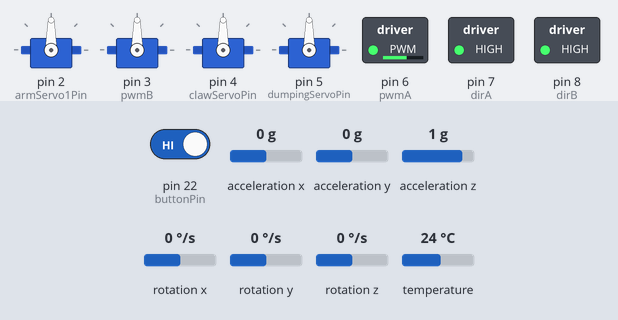
This sketch was run on a simulated Arduino Mega 2560, built with avr-gcc and run on an emulated ATmega2560. Shown: 4 × servo, switched loads named in the sketch (green lamp = pin HIGH). The inputs (shaded band) are chosen by the test bench; at power-on: pin 22 (buttonPin) HIGH, acceleration x 0 g, acceleration y 0 g, acceleration z 1 g, rotation x 0 °/s, rotation y 0 °/s, rotation z 0 °/s, temperature 24 °C. Pins used as bus, display or sensor lines are not drawn.

Above: at 4.0 s.
4.1 s: pin 22 (buttonPin) driven LOW
At 6.1 s:
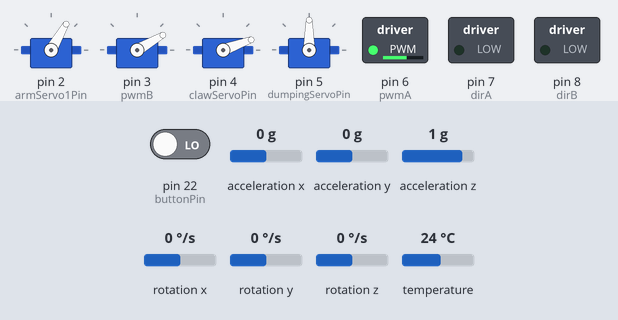
At 8.7 s:
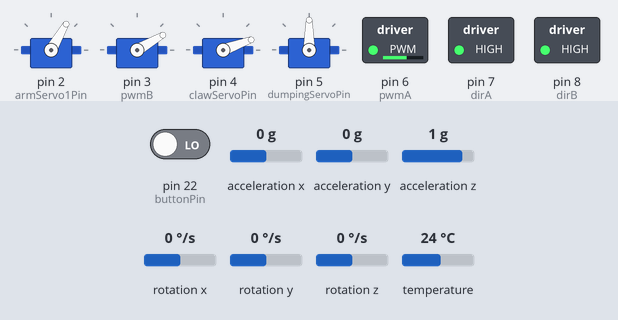
Timing chart, 0 to 10.2 s (numbered marks = the images above; inputs shaded):
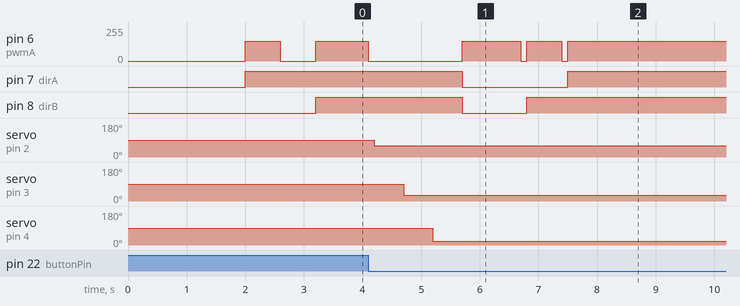

The sketch:

find_move_dump.ino
```cpp
//hardcoded finding and moving to the dump zone and then stopping using just functions and setup.
//need to code finding and collecting rocks
//need to hardcode moving back in front of the dumpzone, for which the accurate distance value we will get from how far the dump zone was.
//then use the navigateramp and the continousmotor function to get up the ramp, a certain distance, need to  find the ramp distance and angles and stuff, and speed on ramp as well
//code dropping stuff in and everything else

//maybe write a function for the correctiooffset, but am also hardcoding it

//4 servos, 2 for the arm, 1 for the claw, and 1 for the dumping mechanism.

// Figure out servo pins

#include <Adafruit_MPU6050.h>
#include <Adafruit_Sensor.h>
#include <Wire.h>
#include <Servo.h>

Servo armServo1;
Servo armServo2;
Servo clawServo;
Servo dumpingServo;

//M1
const int dirA = 7;
const int pwmA = 6;
//const int brakeA = 9;

//M1
const int dirB = 8;
const int pwmB = 3;
//const int brakeB = 8;

//Servos
const int armServo1Pin = 2;
const int armServo2Pin = 3;
const int clawServoPin = 4;
const int dumpingServoPin = 5;

const int buttonPin = 22;

// Ultrasonic
const int FrontTrigPin = 9;
const int FrontEchoPin = 10;
const int LeftTrigPin = 11;
const int LeftEchoPin = 12;

Adafruit_MPU6050 mpu;
//VCC to 5V
//GND to GND
//SDA to I2C pin 20
//SCL to I2C pin 21

enum RobotPhase {
  APPROACHING,
  CLIMBING
};
RobotPhase currentPhase = APPROACHING;

const float PITCH_IMPACT_THRESHOLD = 1.5;     //rad/s --- if greater than this, then we have hit the ramp, has to be changed accordingly
const float ROLL_IMPACT_THRESHOLD = 0.8;      //rad/s --- if greater than this, we hit the ramp at an angle, has to be changed accordingly
const float ROLL_CORRECTION_TOLERANCE = 2.0;  //degrees --- degrees of centre, has to be changed accordingly

const unsigned long TIME_FOR_90_DEG = 600;  //Unsure about this
const float TIME_PER_CM = 50.0;             //Unsure about this
const float RAMP_TIME_PER_CM = 70.0;        //also unsure aabout this, this is higher cuz gravity

const float RAMP_LENGTH = 100.0;  //unsure about this

const int driveSpeed = 150;
const int slowSpeed = 80;
const int correctionOffset = 40;

// Hopper finding variables
float duration = 0;
float distance = 0;
const int tolerance;

void setup() {
  pinMode(dirA, OUTPUT);
  pinMode(pwmA, OUTPUT);

  pinMode(dirB, OUTPUT);
  pinMode(pwmB, OUTPUT);

  pinMode(buttonPin, INPUT_PULLUP);

  armServo1.attach(armServo1Pin);
  armServo2.attach(armServo2Pin);
  clawServo.attach(clawServoPin);
  dumpingServo.attach(dumpingServoPin);

  // Ultrasonic pins
  pinMode(LeftTrigPin, INPUT);
  pinMode(LeftEchoPin, OUTPUT);
  pinMode(FrontTrigPin, INPUT);
  pinMode(FrontEchoPin, OUTPUT);

  digitalWrite(LeftTrigPin, LOW);
  digitalWrite(FrontTrigPin, LOW);

  Serial.begin(115200);

  if (!mpu.begin()) {
    Serial.println("Failed to find MPU6050.");
    while (1) {
      delay(10);
    }
  }

  // Set sensor ranges
  mpu.setAccelerometerRange(MPU6050_RANGE_2_G);
  mpu.setGyroRange(MPU6050_RANGE_250_DEG);
  mpu.setFilterBandwidth(MPU6050_BAND_21_HZ);

  //digitalWrite(brakeA, LOW);
  //digitalWrite(brakeB, LOW);
  analogWrite(pwmA, 0);
  analogWrite(pwmB, 0);

  delay(2000);

  turnRight(TIME_FOR_90_DEG);
  delay(500);

  bool hitObstacle = moveForwardUntilBump(50.0, driveSpeed);

  if (hitObstacle == false) {
    moveForwardUntilBump(10.0, slowSpeed);
  }

  pickupRocks();

  //add code to move back in front of the ramp, using the distance to the dumpzone that we will get from the finding rocks code, for now just hardcode it and turn left, ie face ramp
  backward(1000);  //calculate this time using the distance to the dumpzone
  turnLeft(TIME_FOR_90_DEG);


  navigateRamp(RAMP_LENGTH);
}

void loop() {
}


void pickupRocks() {         // initial position is all arms are folded down, ie 0deg, and the claw is open
  doServoStuff(1, 60, 500);  //tilt arm up, change values as needed
  doServoStuff(2, 30, 500);  //extend arm out, change values as needed
  doServoStuff(3, 20, 500);  //close claw, change values
}

void doServoStuff(int servoNo, float degree, int delayTime) {  // Equating it to 0 means the deafult delay is 0, remove if it stops working
  if (servoNo == 1) {
    armServo1.write(degree);
  } else if (servoNo == 2) {
    armServo2.write(degree);
  } else if (servoNo == 3) {
    clawServo.write(degree);
  } else if (servoNo == 4) {
    dumpingServo.write(degree);
  }

  delay(delayTime);
}

void navigateRamp(float rampDistance_cm) {
  sensors_event_t a, g, temp;
  bool rampDetected = false;

  //drive straight until ramp detected
  while (!rampDetected) {
    mpu.getEvent(&a, &g, &temp);

    setMotorsContinuous(driveSpeed, driveSpeed);

    if (abs(g.gyro.y) > PITCH_IMPACT_THRESHOLD) {
      //hit the ramp, no need to do anything here

      if (abs(g.gyro.x) > ROLL_IMPACT_THRESHOLD) {
        //hit the ramp at angle, do some corrections
      }

      rampDetected = true;
      delay(300);
    }
    delay(20);
  }

  //climbing now

  unsigned long travelTime = RAMP_TIME_PER_CM * rampDistance_cm;
  unsigned long startTime = millis();

  while (millis() - startTime < travelTime) {
    mpu.getEvent(&a, &g, &temp);
    float absoluteRoll = atan2(a.acceleration.y, a.acceleration.z) * 180.0 / PI;  //THIS DEPEDNS ON HOW WE MOUNT THE SENSOR

    if (absoluteRoll > ROLL_CORRECTION_TOLERANCE) {
      setMotorsContinuous(driveSpeed - correctionOffset, driveSpeed + correctionOffset);
    } else if (absoluteRoll < -ROLL_CORRECTION_TOLERANCE) {
      setMotorsContinuous(driveSpeed + correctionOffset, driveSpeed - correctionOffset);
    } else {
      setMotorsContinuous(driveSpeed, driveSpeed);
    }

    delay(20);
  }

  stopMotors();
}

//this one is used in the loop becuase this has no delays
void setMotorsContinuous(int speedA, int speedB) {
  digitalWrite(dirA, HIGH);
  digitalWrite(dirB, HIGH);

  analogWrite(pwmA, speedA);
  analogWrite(pwmB, speedB);
}

void turnRight(long time) {
  digitalWrite(dirA, HIGH);
  digitalWrite(dirB, LOW);

  analogWrite(pwmA, driveSpeed);
  analogWrite(pwmB, driveSpeed);

  delay(time);

  stopMotors();
}

void turnLeft(long time) {
  digitalWrite(dirA, LOW);
  digitalWrite(dirB, HIGH);

  analogWrite(pwmA, driveSpeed);
  analogWrite(pwmB, driveSpeed);

  delay(time);

  stopMotors();
}

void forward(long time) {
  digitalWrite(dirA, HIGH);
  digitalWrite(dirB, HIGH);

  analogWrite(pwmA, driveSpeed);
  analogWrite(pwmB, driveSpeed);

  delay(time);

  stopMotors();
}

void backward(long time) {
  digitalWrite(dirA, LOW);
  digitalWrite(dirB, LOW);

  analogWrite(pwmA, driveSpeed);
  analogWrite(pwmB, driveSpeed);

  delay(time);

  stopMotors();
}

bool moveForwardUntilBump(float distance_cm, int speed) {
  digitalWrite(dirA, HIGH);
  digitalWrite(dirB, HIGH);

  analogWrite(pwmA, speed);
  analogWrite(pwmB, speed);

  unsigned long travelTime = TIME_PER_CM * distance_cm;
  unsigned long startTime = millis();

  while (millis() - startTime < travelTime) {

    if (digitalRead(buttonPin) == LOW) {
      stopMotors();
      return true;
    }
  }

  stopMotors();
  return false;
}

void stopMotors() {
  analogWrite(pwmA, 0);
  analogWrite(pwmB, 0);

  delay(100);
}

void get_hopper_centre() {
  // Distance variables
  int front_dist_raw = 0;
  int left_dist_raw = 0;
  int front_dist = 0;
  int left_dist = 0;

  int min_left_dist = 5;
  int min_front_dist = 5;

  bool left_centred = false;
  bool front_centred = false;

  // Cycle through until it's centred
  while (true) {
    // Get distance
    digitalWrite(LeftTrigPin, HIGH);
    digitalWrite(FrontTrigPin, HIGH);
    delay(10);
    digitalWrite(LeftTrigPin, LOW);
    digitalWrite(FrontTrigPin, LOW);

    // Process (Maybe add smoothing?)
    front_dist_raw = pulseIn(FrontTrigPin, HIGH);
    front_dist = (front_dist_raw * 0.034) / 2;

    left_dist_raw = pulseIn(LeftTrigPin, HIGH);
    left_dist = (left_dist_raw * 0.034) / 2;

    // Check front sensor distance
    if (front_dist >= (min_front_dist + tolerance)) {
      Serial.println("Moving forwards");
    } else if (front_dist <= (min_front_dist - tolerance)) {
      Serial.println("Moving backwards");
    } else {
      Serial.println("Y axis centred");
      front_centred = !front_centred;
    }

    // Check left sensor distance
    if (left_dist >= (min_left_dist + tolerance)) {
      Serial.println("Moving right");
    } else if (left_dist <= (min_left_dist - tolerance)) {
      Serial.println("Moving left");
    } else {
      Serial.println("x axis centred");
      left_centred = !left_centred;
    }
  }
}
```

Measured:
- after the input at 4.1 s, servo on pin 2 (armServo1Pin): 90° → 60° after 0.10 s instead of 2.3 s; servo on pin 3 (pwmB): 90° → 30° after 0.60 s instead of 2.8 s; servo on pin 4 (clawServoPin): 90° → 20° after 1.1 s instead of 3.3 s
